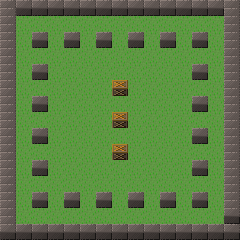

A level layout from a 2D game, rendered from its tile map. Below: a short description, then the map file with tile-grid data replaced by summaries:
An orthogonal 15x15 tile map with 16x16 px tiles, 3 tile layers (grass, breakable-blocks, unbreakable-blocks) and 27 objects.

<map version="1.5" tiledversion="1.7.2" orientation="orthogonal" renderorder="right-down" width="15" height="15" tilewidth="16" tileheight="16" infinite="0" nextlayerid="11" nextobjectid="33">
 <tileset firstgid="1" source="map.tsx" />
 <layer id="2" name="grass" width="15" height="15">
  <data>[225 cells, 225 non-empty, 1 distinct tile ids]</data>
 </layer>
 <layer id="7" name="breakable-blocks" width="15" height="15">
  <data>[225 cells, 3 non-empty, 1 distinct tile ids]</data>
 </layer>
 <layer id="8" name="unbreakable-blocks" width="15" height="15">
  <data>[225 cells, 76 non-empty, 54 distinct tile ids]</data>
 </layer>
 <objectgroup id="9" name="breakble-blocks">
  <object id="30" x="112.343" y="79.1252" width="14.9293" height="16.049" />
  <object id="31" x="111.97" y="111.223" width="15.3025" height="16.049" />
  <object id="32" x="112.343" y="144.068" width="15.3025" height="14.9293" />
 </objectgroup>
 <objectgroup id="10" name="unbreakble-blocks">
  <object id="6" x="0.373232" y="-0.373232" width="239.242" height="16.049" />
  <object id="7" x="224.686" y="16.049" width="14.9293" height="223.193" />
  <object id="8" x="-0.746464" y="224.686" width="224.313" height="14.9293" />
  <object id="9" x="0.373232" y="16.049" width="15.6758" height="207.89" />
  <object id="10" x="32.098" y="32.098" width="15.6758" height="16.049" />
  <object id="11" x="32.4712" y="63.4495" width="15.3025" height="16.4222" />
  <object id="12" x="31.7247" y="95.9207" width="16.4222" height="15.6758" />
  <object id="13" x="32.8444" y="127.645" width="14.5561" height="16.049" />
  <object id="14" x="32.4712" y="160.117" width="15.6758" height="16.049" />
  <object id="15" x="32.098" y="191.841" width="16.049" height="15.3025" />
  <object id="16" x="63.0763" y="191.841" width="16.4222" height="15.6758" />
  <object id="17" x="96.2939" y="192.588" width="16.049" height="15.3025" />
  <object id="18" x="127.645" y="192.588" width="16.4222" height="14.9293" />
  <object id="19" x="160.863" y="192.588" width="14.5561" height="15.6758" />
  <object id="20" x="192.215" y="192.588" width="15.3025" height="15.3025" />
  <object id="21" x="191.841" y="160.117" width="15.6758" height="15.3025" />
  <object id="22" x="192.215" y="128.019" width="15.6758" height="15.3025" />
  <object id="23" x="191.841" y="96.2939" width="16.049" height="15.6758" />
  <object id="24" x="192.588" y="63.8227" width="14.9293" height="16.049" />
  <object id="25" x="191.468" y="32.8444" width="16.049" height="15.6758" />
  <object id="26" x="160.49" y="32.098" width="15.3025" height="14.9293" />
  <object id="27" x="128.019" y="32.4712" width="15.6758" height="14.9293" />
  <object id="28" x="96.2939" y="32.098" width="16.049" height="15.6758" />
  <object id="29" x="63.4495" y="31.7247" width="16.049" height="15.6758" />
 </objectgroup>
</map>